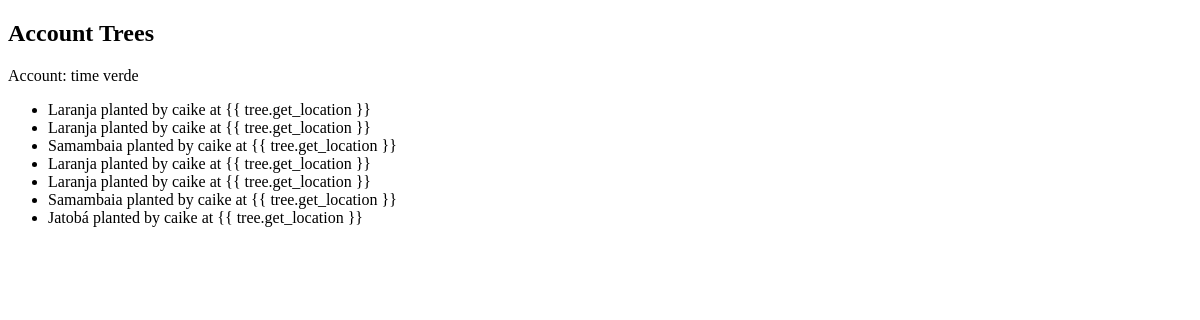
/account/tree/time verde/ (signed in), run on an earlier commit of the app's database.
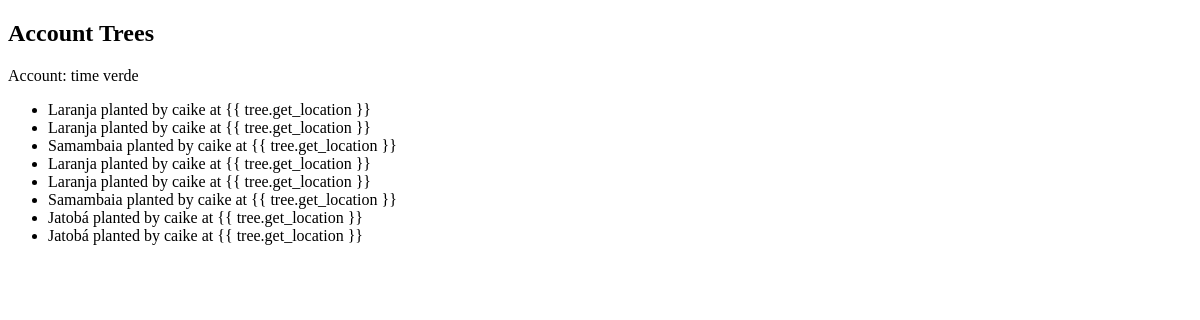
And on a later commit of the database.
### core/models.py (models this page shows, shortened)
class PlantedTree(models.Model):
    age = models.IntegerField()
    planted_at = models.DateTimeField(auto_now_add=True)
    user = models.ForeignKey(
        settings.AUTH_USER_MODEL,
        on_delete=models.CASCADE,
        related_name='planted_trees'
    )
    tree = models.ForeignKey(Tree, on_delete=models.CASCADE)
    location_lat = models.DecimalField(max_digits=9, decimal_places=6)
    location_long = models.DecimalField(max_digits=9, decimal_places=6)

class Tree(models.Model):
    name = models.CharField(max_length=255)
    scientific_name = models.CharField(max_length=255)

class User(AbstractUser):
    account = models.ForeignKey("Account", on_delete=CASCADE, blank=True, null=True)
    pass

### core/views.py (the view)
# urls.py: path('account/tree/<str:name>/', account_tree_view, name='account_tree'),
@login_required
def account_tree_view(request, name):
    account = get_object_or_404(Account, name=name)  # Busca a conta pelo campo 'name'
    planted_trees = PlantedTree.objects.filter(user__accounts=account).distinct()
    return render(request, 'account_tree.html', {'account': account, 'planted_trees': planted_trees})

### core/templates/account_tree.html
{% extends 'base.html' %} {% block content %}
<h2>Account Trees</h2>
<p>Account: {{ account.name }}</p>
<ul>
  {% for tree in planted_trees %}
  <li>
    {{ tree.tree.name }} planted by {{ tree.user.username }} at {{
    tree.get_location }}
  </li>
  {% empty %}
  <li>No trees planted yet.</li>
  {% endfor %}
</ul>
{% endblock %}

What changed in the data, as far as the page shows it:
added PlantedTree: tree.name "Jatobá", user.username "caike"
